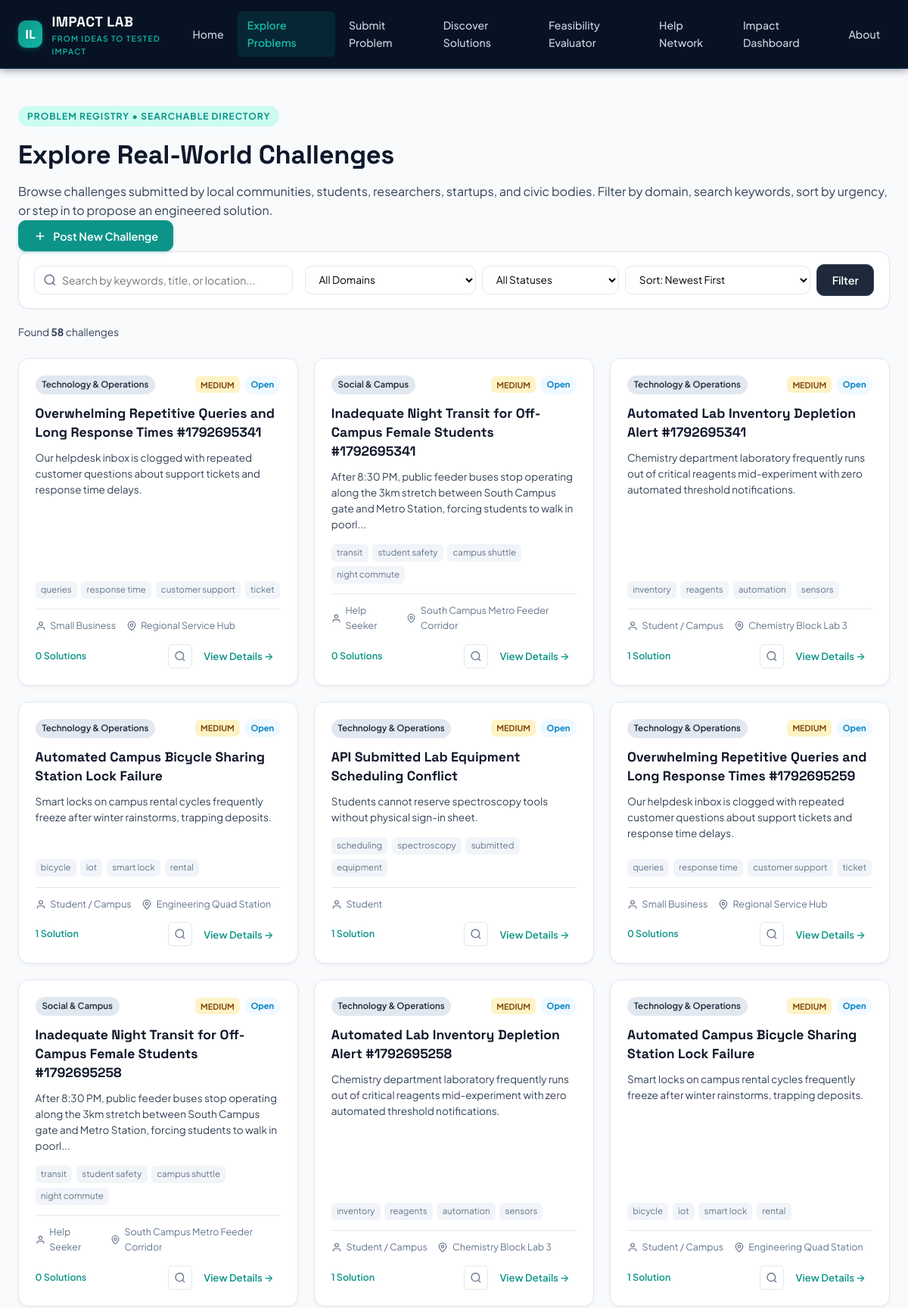
The page /problems (upper part) on the database its author committed.
### tables this page shows
CREATE TABLE problems (
        id INTEGER PRIMARY KEY AUTOINCREMENT,
        title TEXT NOT NULL,
        description TEXT NOT NULL,
        category TEXT NOT NULL,
        keywords TEXT,
        location TEXT,
        expected_impact TEXT,
        constraints TEXT,
        proposed_solution TEXT,
        user_type TEXT DEFAULT 'Help Seeker',
        contact_email TEXT,
        status TEXT DEFAULT 'Open', -- 'Open', 'In Progress', 'Testing', 'Resolved'
        created_at TIMESTAMP DEFAULT CURRENT_TIMESTAMP,
        updated_at TIMESTAMP DEFAULT CURRENT_TIMESTAMP
    , severity TEXT DEFAULT 'Medium', available_resources TEXT DEFAULT '');

### app.py (the view)
@app.route("/problems")
def problems_page():
    search_query = request.args.get("q", "").strip()
    category = request.args.get("category", "All").strip()
    status = request.args.get("status", "All").strip()
    sort = request.args.get("sort", "newest").strip()
    raw_problems = database.get_all_problems(
        search=search_query if search_query else None,
        category=category,
        status=status,
        sort=sort
    )
    conn = database.get_db_connection()
    problems = []
    for p in raw_problems:
        sol_count = conn.execute(
            "SELECT COUNT(*) FROM solutions WHERE problem_id = ?", (p["id"],)
        ).fetchone()[0]
        eval_row = conn.execute(
            "SELECT overall_score FROM feasibility_evaluations WHERE problem_id = ? ORDER BY id DESC LIMIT 1",
            (p["id"],)
        ).fetchone()
        p_dict = dict(p)
        p_dict["solution_count"] = sol_count
        p_dict["latest_eval_score"] = round(eval_row[0], 1) if eval_row else None
        problems.append(p_dict)
    conn.close()
    if sort == "solutions":
        problems.sort(key=lambda x: x["solution_count"], reverse=True)
    return render_template(
        "problems.html",
        problems=problems,
        search_query=search_query,
        selected_category=category,
        selected_status=status,
        selected_sort=sort
    )

### database.py (called while the page is built)
def get_db_connection():
    conn = sqlite3.connect(DB_PATH)
    conn.row_factory = sqlite3.Row
    conn.execute("PRAGMA foreign_keys = ON")
    return conn

### templates/problems.html (shortened to what this page needs)
{% extends "base.html" %}
{% block content %}
<div class="page-container">
    <div class="dashboard-header">
        <div class="header-text">
            <span class="section-badge">Problem Registry &bull; Searchable Directory</span>
            <h1 class="page-title">Explore Real-World Challenges</h1>
            <p class="page-subtitle">
                Browse challenges submitted by local communities, students, researchers, startups, and civic bodies. Filter by domain, search keywords, sort by urgency, or step in to propose an engineered solution.
            </p>
        </div>
        <div class="header-action">
            <a href="{{ url_for('submit_problem_page') }}" class="btn btn-primary">
                <svg width="18" height="18" viewBox="0 0 24 24" fill="none" stroke="currentColor" stroke-width="2"><path d="M12 5v14M5 12h14"/></svg>
                Post New Challenge
            </a>
        </div>
    </div>
    <div class="filter-bar">
        <form method="GET" action="{{ url_for('problems_page') }}" class="filter-form">
            <div class="search-input-group">
                <svg class="search-icon" width="18" height="18" viewBox="0 0 24 24" fill="none" stroke="currentColor" stroke-width="2"><circle cx="11" cy="11" r="8"/><path d="m21 21-4.3-4.3"/></svg>
                <input
                    type="text"
                    name="q"
                    value="{{ search_query or '' }}"
                    class="search-input"
                    placeholder="Search by keywords, title, or location..."
                >
            </div>
            <div class="filter-select-group">
                <select name="category" class="filter-select" onchange="this.form.submit()">
                    <option value="All" {% if selected_category == 'All' or not selected_category %}selected{% endif %}>All Domains</option>
                </select>
                <select name="status" class="filter-select" onchange="this.form.submit()">
                    <option value="All" {% if selected_status == 'All' or not selected_status %}selected{% endif %}>All Statuses</option>
                </select>
                <select name="sort" class="filter-select" onchange="this.form.submit()">
                    <option value="newest" {% if selected_sort == 'newest' or not selected_sort %}selected{% endif %}>Sort: Newest First</option>
                </select>
                <button type="submit" class="btn btn-secondary">Filter</button>
            </div>
        </form>
    </div>
    <div class="results-meta">
        <span class="count-badge">Found <strong>{{ problems|length }}</strong> challenge{% if problems|length != 1 %}s{% endif %}</span>
    </div>
    {% if problems %}
    <div class="problems-grid">
        {% for problem in problems %}
        <div class="problem-card">
            <div class="card-header">
                <span class="category-pill">{{ problem.category }}</span>
                <div class="badge-group">
                    {% if problem.severity %}
                    <span class="severity-badge severity-{{ problem.severity|lower }}">
                        {{ problem.severity }}
                    </span>
                    {% endif %}
                    <span class="status-badge status-{{ problem.status|lower|replace(' ', '-') }}">
                        {{ problem.status }}
                    </span>
                </div>
            </div>
            <h3 class="card-title">
                <a href="{{ url_for('problem_details_page', problem_id=problem.id) }}">
                    {{ problem.title }}
                </a>
            </h3>
            <p class="card-description">
                {{ problem.description[:150] }}{% if problem.description|length > 150 %}...{% endif %}
            </p>
            {% if problem.keywords %}
            <div class="card-tags">
                {% for kw in problem.keywords.split(',')[:4] %}
                <span class="keyword-tag">{{ kw.strip() }}</span>
                {% endfor %}
            </div>
            {% endif %}
            <div class="card-meta">
                <div class="meta-item">
                    <svg width="14" height="14" viewBox="0 0 24 24" fill="none" stroke="currentColor" stroke-width="2"><path d="M20 21v-2a4 4 0 0 0-4-4H8a4 4 0 0 0-4 4v2"/><circle cx="12" cy="7" r="4"/></svg>
                    <span>{{ problem.user_type }}</span>
                </div>
                {% if problem.location %}
                <div class="meta-item">
                    <svg width="14" height="14" viewBox="0 0 24 24" fill="none" stroke="currentColor" stroke-width="2"><path d="M12 2a8 8 0 0 0-8 8c0 5.25 8 12 8 12s8-6.75 8-12a8 8 0 0 0-8-8z"/><circle cx="12" cy="10" r="3"/></svg>
                    <span>{{ problem.location }}</span>
                </div>
                {% endif %}
            </div>
            <div class="card-footer">
                <div class="footer-left-stats">
                    <span class="solution-count-tag">
                        {{ problem.solution_count }} Solution{% if problem.solution_count != 1 %}s{% endif %}
                    </span>
                </div>
                <div class="card-actions">
                    <a href="{{ url_for('discover_page') }}?problem_id={{ problem.id }}" class="btn-icon-link" title="Discover matching solutions via NLP">
                        <svg width="16" height="16" viewBox="0 0 24 24" fill="none" stroke="currentColor" stroke-width="2"><circle cx="11" cy="11" r="8"/><path d="m21 21-4.3-4.3"/></svg>
                    </a>
                    <a href="{{ url_for('problem_details_page', problem_id=problem.id) }}" class="btn-card-action">
                        View Details &rarr;
                    </a>
                </div>
            </div>
        </div>
        {% endfor %}
    </div>
    {% endif %}
</div>
{% endblock %}

### rows shown on the page
problems: category "Technology & Operations", severity "MEDIUM", status "Open", title "Overwhelming Repetitive Queries and Long Response Times #1792695341", description "Our helpdesk inbox is clogged with repeated customer questions about support tickets and response time delays.", strip "queries" "response time" "customer support" "ticket", user_type "Small Business", location "Regional Service Hub", solution_count "0"
problems: category "Social & Campus", severity "MEDIUM", status "Open", title "Inadequate Night Transit for Off-Campus Female Students #1792695341", description "After 8:30 PM, public feeder buses stop operating along the 3km stretch between South Campus gate and Metro Station, forcing students to walk in poorl", strip "transit" "student safety" "campus shuttle" "night commute", user_type "Help Seeker", location "South Campus Metro Feeder Corridor", solution_count "0"
problems: category "Technology & Operations", severity "MEDIUM", status "Open", title "Automated Lab Inventory Depletion Alert #1792695341", description "Chemistry department laboratory frequently runs out of critical reagents mid-experiment with zero automated threshold notifications.", strip "inventory" "reagents" "automation" "sensors", user_type "Student / Campus", location "Chemistry Block Lab 3", solution_count "1"
problems: category "Technology & Operations", severity "MEDIUM", status "Open", title "Automated Campus Bicycle Sharing Station Lock Failure", description "Smart locks on campus rental cycles frequently freeze after winter rainstorms, trapping deposits.", strip "bicycle" "iot" "smart lock" "rental", user_type "Student / Campus", location "Engineering Quad Station", solution_count "1"
problems: category "Technology & Operations", severity "MEDIUM", status "Open", title "API Submitted Lab Equipment Scheduling Conflict", description "Students cannot reserve spectroscopy tools without physical sign-in sheet.", strip "scheduling" "spectroscopy" "submitted" "equipment", user_type "Student", solution_count "1"
problems: category "Technology & Operations", severity "MEDIUM", status "Open", title "Overwhelming Repetitive Queries and Long Response Times #1792695259", description "Our helpdesk inbox is clogged with repeated customer questions about support tickets and response time delays.", strip "queries" "response time" "customer support" "ticket", user_type "Small Business", location "Regional Service Hub", solution_count "0"
problems: category "Social & Campus", severity "MEDIUM", status "Open", title "Inadequate Night Transit for Off-Campus Female Students #1792695258", description "After 8:30 PM, public feeder buses stop operating along the 3km stretch between South Campus gate and Metro Station, forcing students to walk in poorl", strip "transit" "student safety" "campus shuttle" "night commute", user_type "Help Seeker", location "South Campus Metro Feeder Corridor", solution_count "0"
problems: category "Technology & Operations", severity "MEDIUM", status "Open", title "Automated Lab Inventory Depletion Alert #1792695258", description "Chemistry department laboratory frequently runs out of critical reagents mid-experiment with zero automated threshold notifications.", strip "inventory" "reagents" "automation" "sensors", user_type "Student / Campus", location "Chemistry Block Lab 3", solution_count "1"
problems: category "Technology & Operations", severity "MEDIUM", status "Open", title "Automated Campus Bicycle Sharing Station Lock Failure", description "Smart locks on campus rental cycles frequently freeze after winter rainstorms, trapping deposits.", strip "bicycle" "iot" "smart lock" "rental", user_type "Student / Campus", location "Engineering Quad Station", solution_count "1"

### other values the page prints
{{ problems|length }} "58"
